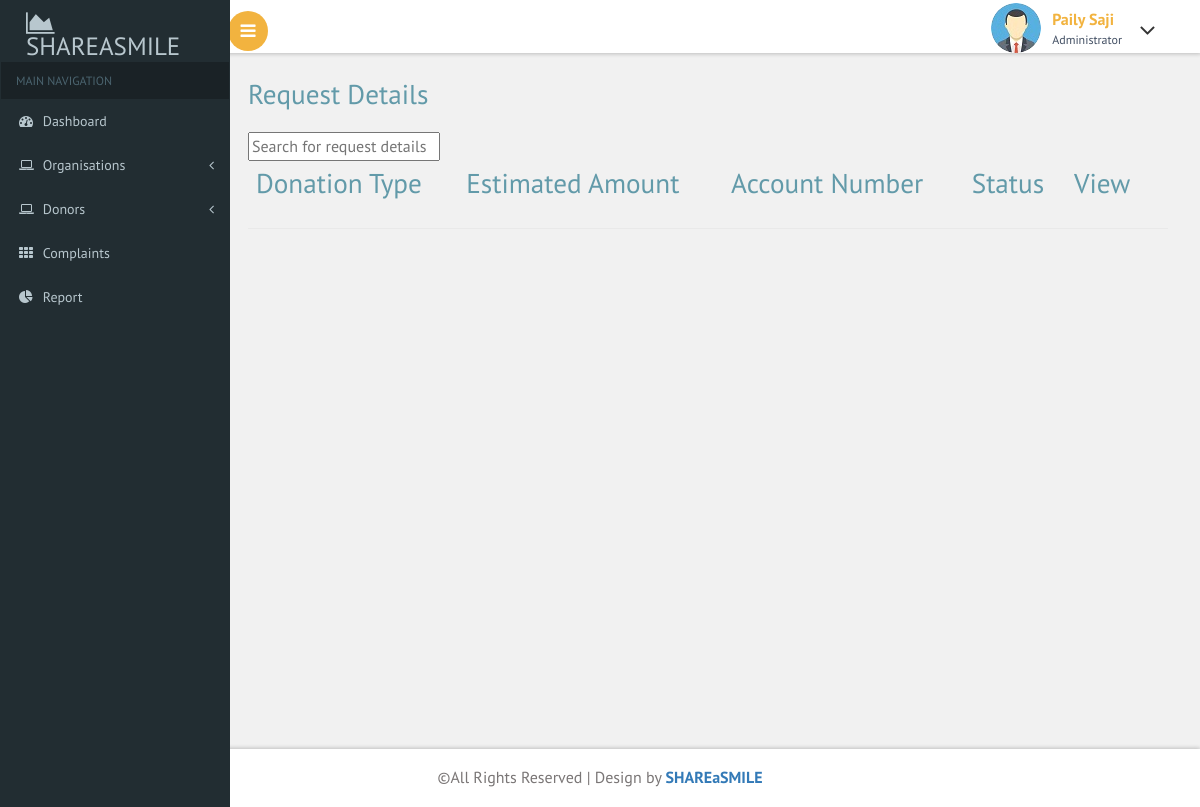
Page /admin/donation_requests.php on the earlier database version.
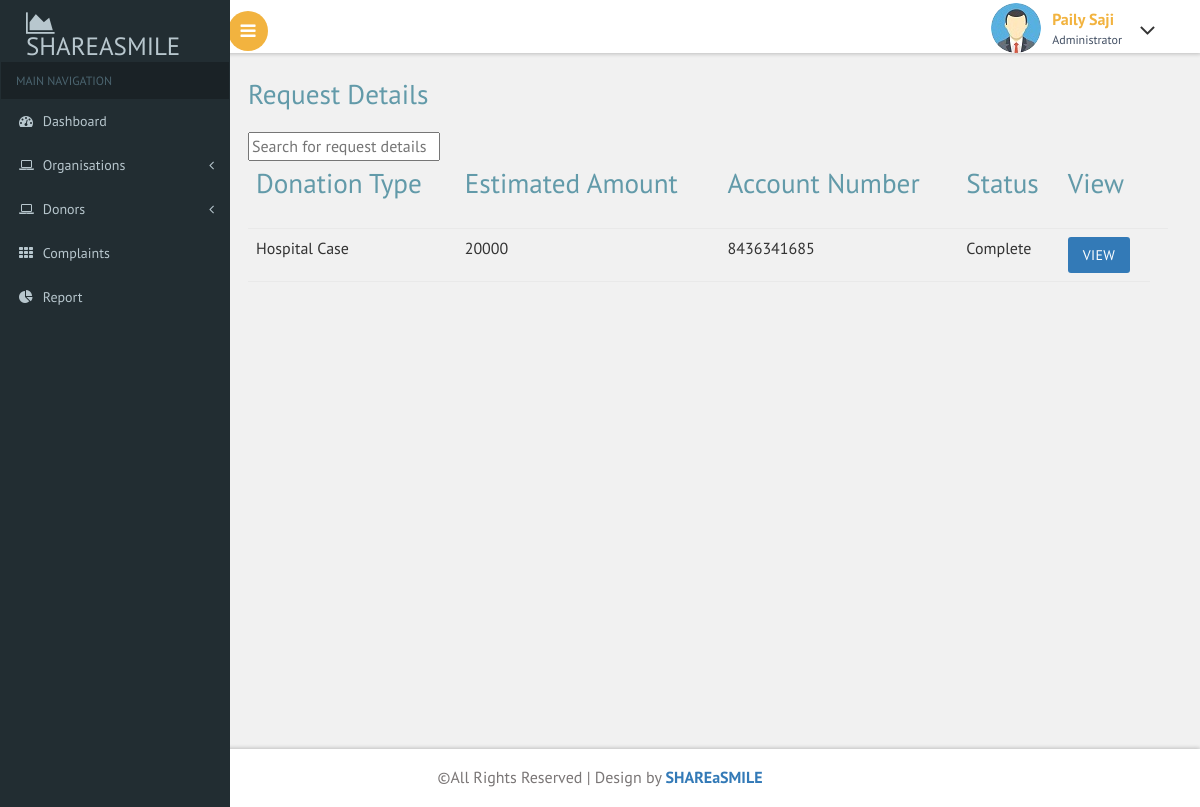
Same page on the later database version.
### tables this page shows
CREATE TABLE `request_form` (
  `donation_id` int(11) NOT NULL,
  `organization_email` varchar(100) NOT NULL,
  `donation_type` varchar(200) NOT NULL,
  `donation_details` varchar(600) NOT NULL,
  `estimated_amount` varchar(100) NOT NULL,
  `account_number` varchar(100) NOT NULL,
  `ifsc_code` varchar(50) NOT NULL,
  `bank_name` varchar(100) NOT NULL,
  `holder_name` varchar(100) NOT NULL,
  `branch` varchar(100) NOT NULL,
  `place` varchar(100) NOT NULL,
  `date` varchar(30) NOT NULL
);

CREATE TABLE `total_amount` (
  `amount_id` int(11) NOT NULL,
  `request_id` int(11) NOT NULL,
  `recieved_amount` int(11) NOT NULL DEFAULT 0,
  `estimated_amount` int(11) NOT NULL
);

### admin/donation_requests.php (the view, shortened to what this page needs)
<?php
include("header.php");
?>
<div id="page-wrapper">
    <div class="main-page">
        <h2 class="title1">Request Details</h2>
        <input type="text" id="searchInput" placeholder="Search for request details">
        <table class="table table-hover">
            <thead>
                <th>
                    <h2 class="title1">Donation Type</h2>
                </th>
                <th>
                    <h2 class="title1">Estimated Amount</h2>
                </th>
                <th>
                    <h2 class="title1">Account Number</h2>
                </th>
                <th>
                    <h2 class="title1">Status</h2>
                </th>
                <th>
                    <h2 class="title1">View</h2>
                </th>
                <th></th>
            </thead>
            <tbody>
                <?php
                require("connect.php");
                $sql = "SELECT * FROM request_form";
                $res = mysqli_query($conn, $sql);
                if (mysqli_num_rows($res) > 0) {
                    while ($row = mysqli_fetch_assoc($res)) {
                        $id = $row['donation_id'];
                        $sql1 = "SELECT * FROM total_amount WHERE request_id=$id";
                        $res1 = mysqli_query($conn, $sql1);
                        if (mysqli_num_rows($res1) > 0) {
                            while ($row1 = mysqli_fetch_assoc($res1)) {
                ?>
                                <tr class="request-row">
                                    <td><?php echo $row['donation_type'] ?></td>
                                    <td><?php echo $row['estimated_amount'] ?></td>
                                    <td><?php echo $row['account_number'] ?></td>
                                    <td><?php echo ($row1['recieved_amount'] >= $row['estimated_amount']) ? "Complete" : "Incomplete"; ?></td>
                                    <td><a class="btn btn-primary" href="showrequest.php?id=<?php echo $row['donation_id'] ?>">View</a></td>
                                </tr>
                <?php
                            }
                        }
                    }
                }
                ?>
            </tbody>
        </table>
    </div>
</div>
<?php
include("footer.php");
?>

Differences in the rows shown:
added request_form: donation_type "Hospital Case", estimated_amount "20000", account_number "8436341685"
added total_amount: recieved_amount "Complete"
